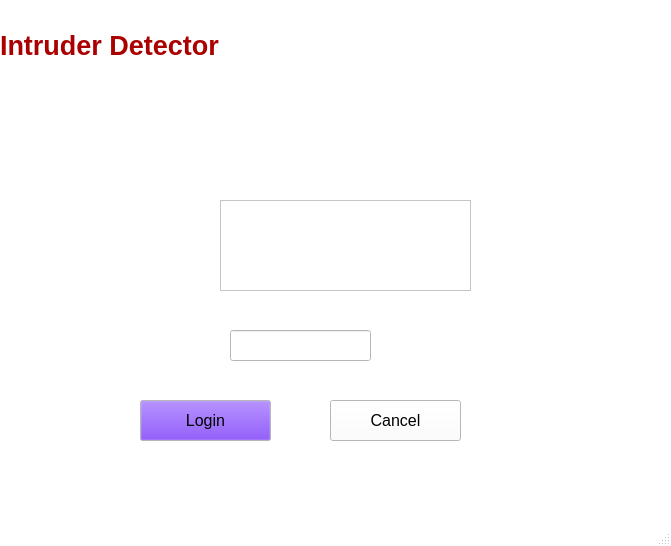
<?xml version="1.0" encoding="UTF-8"?>
<ui version="4.0">
 <class>MainWindow</class>
 <widget class="QMainWindow" name="MainWindow">
  <property name="geometry">
   <rect>
    <x>0</x>
    <y>0</y>
    <width>671</width>
    <height>546</height>
   </rect>
  </property>
  <property name="maximumSize">
   <size>
    <width>671</width>
    <height>16777215</height>
   </size>
  </property>
  <property name="palette">
   <palette>
    <active>
     <colorrole role="WindowText">
      <brush brushstyle="SolidPattern">
       <color alpha="255">
        <red>0</red>
        <green>0</green>
        <blue>0</blue>
       </color>
      </brush>
     </colorrole>
     <colorrole role="Button">
      <brush brushstyle="SolidPattern">
       <color alpha="255">
        <red>255</red>
        <green>255</green>
        <blue>255</blue>
       </color>
      </brush>
     </colorrole>
     <colorrole role="Light">
      <brush brushstyle="SolidPattern">
       <color alpha="255">
        <red>255</red>
        <green>255</green>
        <blue>255</blue>
       </color>
      </brush>
     </colorrole>
     <colorrole role="Midlight">
      <brush brushstyle="SolidPattern">
       <color alpha="255">
        <red>255</red>
        <green>255</green>
        <blue>255</blue>
       </color>
      </brush>
     </colorrole>
     <colorrole role="Dark">
      <brush brushstyle="SolidPattern">
       <color alpha="255">
        <red>127</red>
        <green>127</green>
        <blue>127</blue>
       </color>
      </brush>
     </colorrole>
     <colorrole role="Mid">
      <brush brushstyle="SolidPattern">
       <color alpha="255">
        <red>170</red>
        <green>170</green>
        <blue>170</blue>
       </color>
      </brush>
     </colorrole>
     <colorrole role="Text">
      <brush brushstyle="SolidPattern">
       <color alpha="255">
        <red>0</red>
        <green>0</green>
        <blue>0</blue>
       </color>
      </brush>
     </colorrole>
     <colorrole role="BrightText">
      <brush brushstyle="SolidPattern">
       <color alpha="255">
        <red>255</red>
        <green>255</green>
        <blue>255</blue>
       </color>
      </brush>
     </colorrole>
     <colorrole role="ButtonText">
      <brush brushstyle="SolidPattern">
       <color alpha="255">
        <red>0</red>
        <green>0</green>
        <blue>0</blue>
       </color>
      </brush>
     </colorrole>
     <colorrole role="Base">
      <brush brushstyle="SolidPattern">
       <color alpha="255">
        <red>255</red>
        <green>255</green>
        <blue>255</blue>
       </color>
      </brush>
     </colorrole>
     <colorrole role="Window">
      <brush brushstyle="SolidPattern">
       <color alpha="255">
        <red>255</red>
        <green>255</green>
        <blue>255</blue>
       </color>
      </brush>
     </colorrole>
     <colorrole role="Shadow">
      <brush brushstyle="SolidPattern">
       <color alpha="255">
        <red>0</red>
        <green>0</green>
        <blue>0</blue>
       </color>
      </brush>
     </colorrole>
     <colorrole role="AlternateBase">
      <brush brushstyle="SolidPattern">
       <color alpha="255">
        <red>255</red>
        <green>255</green>
        <blue>255</blue>
       </color>
      </brush>
     </colorrole>
     <colorrole role="ToolTipBase">
      <brush brushstyle="SolidPattern">
       <color alpha="255">
        <red>255</red>
        <green>255</green>
        <blue>220</blue>
       </color>
      </brush>
     </colorrole>
     <colorrole role="ToolTipText">
      <brush brushstyle="SolidPattern">
       <color alpha="255">
        <red>0</red>
        <green>0</green>
        <blue>0</blue>
       </color>
      </brush>
     </colorrole>
     <colorrole role="PlaceholderText">
      <brush brushstyle="SolidPattern">
       <color alpha="128">
        <red>0</red>
        <green>0</green>
        <blue>0</blue>
       </color>
      </brush>
     </colorrole>
    </active>
    <inactive>
     <colorrole role="WindowText">
      <brush brushstyle="SolidPattern">
       <color alpha="255">
        <red>0</red>
        <green>0</green>
        <blue>0</blue>
       </color>
      </brush>
     </colorrole>
     <colorrole role="Button">
      <brush brushstyle="SolidPattern">
       <color alpha="255">
        <red>255</red>
        <green>255</green>
        <blue>255</blue>
       </color>
      </brush>
     </colorrole>
     <colorrole role="Light">
      <brush brushstyle="SolidPattern">
       <color alpha="255">
        <red>255</red>
        <green>255</green>
        <blue>255</blue>
       </color>
      </brush>
     </colorrole>
     <colorrole role="Midlight">
      <brush brushstyle="SolidPattern">
       <color alpha="255">
        <red>255</red>
        <green>255</green>
        <blue>255</blue>
       </color>
      </brush>
     </colorrole>
     <colorrole role="Dark">
      <brush brushstyle="SolidPattern">
       <color alpha="255">
        <red>127</red>
        <green>127</green>
        <blue>127</blue>
       </color>
      </brush>
     </colorrole>
     <colorrole role="Mid">
      <brush brushstyle="SolidPattern">
       <color alpha="255">
        <red>170</red>
        <green>170</green>
        <blue>170</blue>
       </color>
      </brush>
     </colorrole>
     <colorrole role="Text">
      <brush brushstyle="SolidPattern">
       <color alpha="255">
        <red>0</red>
        <green>0</green>
        <blue>0</blue>
       </color>
      </brush>
     </colorrole>
     <colorrole role="BrightText">
      <brush brushstyle="SolidPattern">
       <color alpha="255">
        <red>255</red>
        <green>255</green>
        <blue>255</blue>
       </color>
      </brush>
     </colorrole>
     <colorrole role="ButtonText">
      <brush brushstyle="SolidPattern">
       <color alpha="255">
        <red>0</red>
        <green>0</green>
        <blue>0</blue>
       </color>
      </brush>
     </colorrole>
     <colorrole role="Base">
      <brush brushstyle="SolidPattern">
       <color alpha="255">
        <red>255</red>
        <green>255</green>
        <blue>255</blue>
       </color>
      </brush>
     </colorrole>
     <colorrole role="Window">
      <brush brushstyle="SolidPattern">
       <color alpha="255">
        <red>255</red>
        <green>255</green>
        <blue>255</blue>
       </color>
      </brush>
     </colorrole>
     <colorrole role="Shadow">
      <brush brushstyle="SolidPattern">
       <color alpha="255">
        <red>0</red>
        <green>0</green>
        <blue>0</blue>
       </color>
      </brush>
     </colorrole>
     <colorrole role="AlternateBase">
      <brush brushstyle="SolidPattern">
       <color alpha="255">
        <red>255</red>
        <green>255</green>
        <blue>255</blue>
       </color>
      </brush>
     </colorrole>
     <colorrole role="ToolTipBase">
      <brush brushstyle="SolidPattern">
       <color alpha="255">
        <red>255</red>
        <green>255</green>
        <blue>220</blue>
       </color>
      </brush>
     </colorrole>
     <colorrole role="ToolTipText">
      <brush brushstyle="SolidPattern">
       <color alpha="255">
        <red>0</red>
        <green>0</green>
        <blue>0</blue>
       </color>
      </brush>
     </colorrole>
     <colorrole role="PlaceholderText">
      <brush brushstyle="SolidPattern">
       <color alpha="128">
        <red>0</red>
        <green>0</green>
        <blue>0</blue>
       </color>
      </brush>
     </colorrole>
    </inactive>
    <disabled>
     <colorrole role="WindowText">
      <brush brushstyle="SolidPattern">
       <color alpha="255">
        <red>127</red>
        <green>127</green>
        <blue>127</blue>
       </color>
      </brush>
     </colorrole>
     <colorrole role="Button">
      <brush brushstyle="SolidPattern">
       <color alpha="255">
        <red>255</red>
        <green>255</green>
        <blue>255</blue>
       </color>
      </brush>
     </colorrole>
     <colorrole role="Light">
      <brush brushstyle="SolidPattern">
       <color alpha="255">
        <red>255</red>
        <green>255</green>
        <blue>255</blue>
       </color>
      </brush>
     </colorrole>
     <colorrole role="Midlight">
      <brush brushstyle="SolidPattern">
       <color alpha="255">
        <red>255</red>
        <green>255</green>
        <blue>255</blue>
       </color>
      </brush>
     </colorrole>
     <colorrole role="Dark">
      <brush brushstyle="SolidPattern">
       <color alpha="255">
        <red>127</red>
        <green>127</green>
        <blue>127</blue>
       </color>
      </brush>
     </colorrole>
     <colorrole role="Mid">
      <brush brushstyle="SolidPattern">
       <color alpha="255">
        <red>170</red>
        <green>170</green>
        <blue>170</blue>
       </color>
      </brush>
     </colorrole>
     <colorrole role="Text">
      <brush brushstyle="SolidPattern">
       <color alpha="255">
        <red>127</red>
        <green>127</green>
        <blue>127</blue>
       </color>
      </brush>
     </colorrole>
     <colorrole role="BrightText">
      <brush brushstyle="SolidPattern">
       <color alpha="255">
        <red>255</red>
        <green>255</green>
        <blue>255</blue>
       </color>
      </brush>
     </colorrole>
     <colorrole role="ButtonText">
      <brush brushstyle="SolidPattern">
       <color alpha="255">
        <red>127</red>
        <green>127</green>
        <blue>127</blue>
       </color>
      </brush>
     </colorrole>
     <colorrole role="Base">
      <brush brushstyle="SolidPattern">
       <color alpha="255">
        <red>255</red>
        <green>255</green>
        <blue>255</blue>
       </color>
      </brush>
     </colorrole>
     <colorrole role="Window">
      <brush brushstyle="SolidPattern">
       <color alpha="255">
        <red>255</red>
        <green>255</green>
        <blue>255</blue>
       </color>
      </brush>
     </colorrole>
     <colorrole role="Shadow">
      <brush brushstyle="SolidPattern">
       <color alpha="255">
        <red>0</red>
        <green>0</green>
        <blue>0</blue>
       </color>
      </brush>
     </colorrole>
     <colorrole role="AlternateBase">
      <brush brushstyle="SolidPattern">
       <color alpha="255">
        <red>255</red>
        <green>255</green>
        <blue>255</blue>
       </color>
      </brush>
     </colorrole>
     <colorrole role="ToolTipBase">
      <brush brushstyle="SolidPattern">
       <color alpha="255">
        <red>255</red>
        <green>255</green>
        <blue>220</blue>
       </color>
      </brush>
     </colorrole>
     <colorrole role="ToolTipText">
      <brush brushstyle="SolidPattern">
       <color alpha="255">
        <red>0</red>
        <green>0</green>
        <blue>0</blue>
       </color>
      </brush>
     </colorrole>
     <colorrole role="PlaceholderText">
      <brush brushstyle="SolidPattern">
       <color alpha="128">
        <red>0</red>
        <green>0</green>
        <blue>0</blue>
       </color>
      </brush>
     </colorrole>
    </disabled>
   </palette>
  </property>
  <property name="windowTitle">
   <string>MainWindow</string>
  </property>
  <property name="windowOpacity">
   <double>1.000000000000000</double>
  </property>
  <widget class="QWidget" name="centralwidget">
   <widget class="QLabel" name="label">
    <property name="geometry">
     <rect>
      <x>-266</x>
      <y>-145</y>
      <width>1911</width>
      <height>1071</height>
     </rect>
    </property>
    <property name="text">
     <string/>
    </property>
    <property name="pixmap">
     <pixmap>6RB59G.jpg</pixmap>
    </property>
   </widget>
   <widget class="QPushButton" name="pushButton">
    <property name="geometry">
     <rect>
      <x>140</x>
      <y>400</y>
      <width>131</width>
      <height>41</height>
     </rect>
    </property>
    <property name="palette">
     <palette>
      <active>
       <colorrole role="Button">
        <brush brushstyle="SolidPattern">
         <color alpha="255">
          <red>85</red>
          <green>0</green>
          <blue>255</blue>
         </color>
        </brush>
       </colorrole>
      </active>
      <inactive>
       <colorrole role="Button">
        <brush brushstyle="SolidPattern">
         <color alpha="255">
          <red>85</red>
          <green>0</green>
          <blue>255</blue>
         </color>
        </brush>
       </colorrole>
      </inactive>
      <disabled>
       <colorrole role="Button">
        <brush brushstyle="SolidPattern">
         <color alpha="255">
          <red>85</red>
          <green>0</green>
          <blue>255</blue>
         </color>
        </brush>
       </colorrole>
      </disabled>
     </palette>
    </property>
    <property name="font">
     <font>
      <pointsize>12</pointsize>
     </font>
    </property>
    <property name="text">
     <string>Login</string>
    </property>
   </widget>
   <widget class="QFrame" name="frame">
    <property name="geometry">
     <rect>
      <x>220</x>
      <y>200</y>
      <width>251</width>
      <height>91</height>
     </rect>
    </property>
    <property name="frameShape">
     <enum>QFrame::StyledPanel</enum>
    </property>
    <property name="frameShadow">
     <enum>QFrame::Raised</enum>
    </property>
    <widget class="QLabel" name="label_6">
     <property name="geometry">
      <rect>
       <x>0</x>
       <y>0</y>
       <width>211</width>
       <height>81</height>
      </rect>
     </property>
     <property name="palette">
      <palette>
       <active>
        <colorrole role="Button">
         <brush brushstyle="SolidPattern">
          <color alpha="255">
           <red>85</red>
           <green>85</green>
           <blue>255</blue>
          </color>
         </brush>
        </colorrole>
       </active>
       <inactive>
        <colorrole role="Button">
         <brush brushstyle="SolidPattern">
          <color alpha="255">
           <red>85</red>
           <green>85</green>
           <blue>255</blue>
          </color>
         </brush>
        </colorrole>
       </inactive>
       <disabled>
        <colorrole role="Button">
         <brush brushstyle="SolidPattern">
          <color alpha="255">
           <red>85</red>
           <green>85</green>
           <blue>255</blue>
          </color>
         </brush>
        </colorrole>
       </disabled>
      </palette>
     </property>
     <property name="font">
      <font>
       <pointsize>26</pointsize>
      </font>
     </property>
     <property name="text">
      <string>&lt;html&gt;&lt;head/&gt;&lt;body&gt;&lt;p&gt;&lt;span style=&quot; font-weight:600; color:#ffffff;&quot;&gt;Login&lt;/span&gt;&lt;/p&gt;&lt;/body&gt;&lt;/html&gt;</string>
     </property>
    </widget>
   </widget>
   <widget class="QLabel" name="label_2">
    <property name="geometry">
     <rect>
      <x>200</x>
      <y>300</y>
      <width>451</width>
      <height>20</height>
     </rect>
    </property>
    <property name="font">
     <font>
      <pointsize>10</pointsize>
     </font>
    </property>
    <property name="text">
     <string>&lt;html&gt;&lt;head/&gt;&lt;body&gt;&lt;p&gt;&lt;span style=&quot; font-size:12pt; color:#ffffff;&quot;&gt;Please Enter Your Username&lt;/span&gt;&lt;/p&gt;&lt;/body&gt;&lt;/html&gt;</string>
    </property>
    <property name="textFormat">
     <enum>Qt::RichText</enum>
    </property>
   </widget>
   <widget class="QLineEdit" name="lineEdit">
    <property name="geometry">
     <rect>
      <x>230</x>
      <y>330</y>
      <width>141</width>
      <height>31</height>
     </rect>
    </property>
    <property name="palette">
     <palette>
      <active>
       <colorrole role="Shadow">
        <brush brushstyle="SolidPattern">
         <color alpha="255">
          <red>85</red>
          <green>0</green>
          <blue>127</blue>
         </color>
        </brush>
       </colorrole>
      </active>
      <inactive>
       <colorrole role="Shadow">
        <brush brushstyle="SolidPattern">
         <color alpha="255">
          <red>85</red>
          <green>0</green>
          <blue>127</blue>
         </color>
        </brush>
       </colorrole>
      </inactive>
      <disabled>
       <colorrole role="Shadow">
        <brush brushstyle="SolidPattern">
         <color alpha="255">
          <red>85</red>
          <green>0</green>
          <blue>127</blue>
         </color>
        </brush>
       </colorrole>
      </disabled>
     </palette>
    </property>
    <property name="text">
     <string/>
    </property>
    <property name="echoMode">
     <enum>QLineEdit::Password</enum>
    </property>
   </widget>
   <widget class="QPushButton" name="pushButton_2">
    <property name="geometry">
     <rect>
      <x>330</x>
      <y>400</y>
      <width>131</width>
      <height>41</height>
     </rect>
    </property>
    <property name="font">
     <font>
      <pointsize>12</pointsize>
     </font>
    </property>
    <property name="text">
     <string>Cancel</string>
    </property>
   </widget>
   <widget class="QLabel" name="label_3">
    <property name="geometry">
     <rect>
      <x>0</x>
      <y>10</y>
      <width>311</width>
      <height>71</height>
     </rect>
    </property>
    <property name="font">
     <font>
      <pointsize>20</pointsize>
     </font>
    </property>
    <property name="text">
     <string>&lt;html&gt;&lt;head/&gt;&lt;body&gt;&lt;p&gt;&lt;span style=&quot; font-weight:600; color:#aa0000;&quot;&gt;Intruder Detector&lt;/span&gt;&lt;/p&gt;&lt;/body&gt;&lt;/html&gt;</string>
    </property>
   </widget>
  </widget>
  <widget class="QMenuBar" name="menubar">
   <property name="geometry">
    <rect>
     <x>0</x>
     <y>0</y>
     <width>671</width>
     <height>26</height>
    </rect>
   </property>
  </widget>
  <widget class="QStatusBar" name="statusbar"/>
 </widget>
 <resources/>
 <connections/>
</ui>
